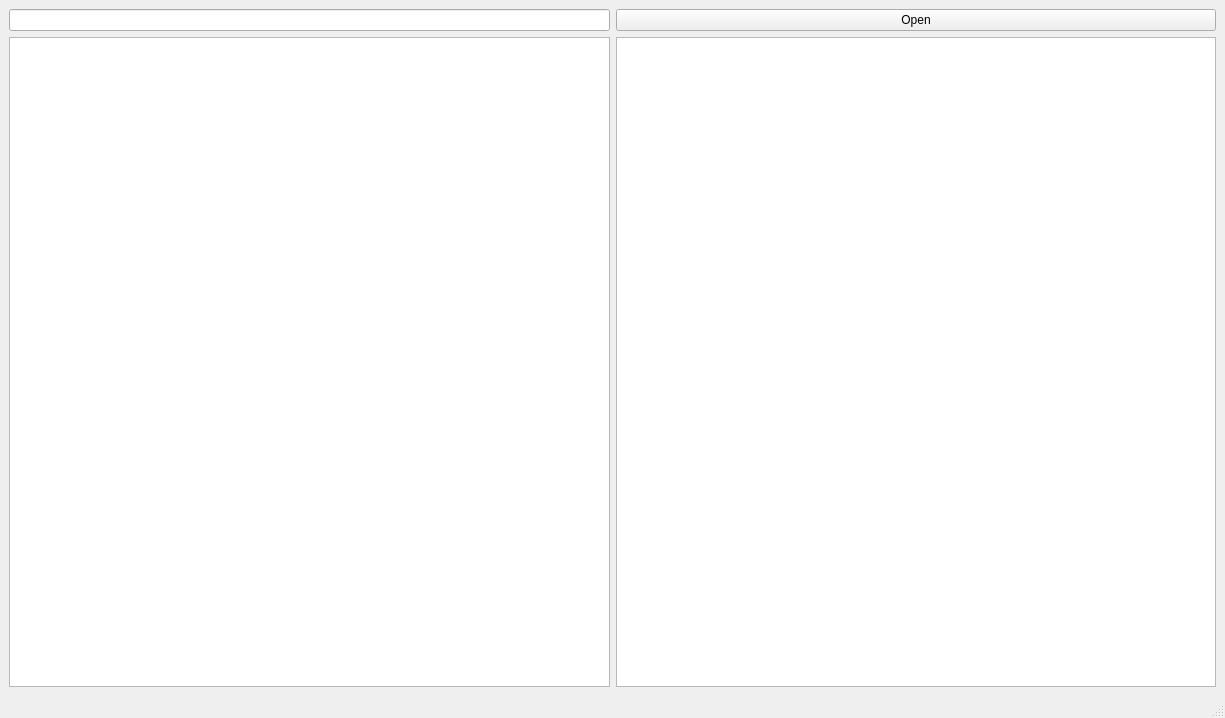
<?xml version="1.0" encoding="UTF-8"?>
<ui version="4.0">
 <class>MainWindow</class>
 <widget class="QMainWindow" name="MainWindow">
  <property name="geometry">
   <rect>
    <x>0</x>
    <y>0</y>
    <width>1225</width>
    <height>718</height>
   </rect>
  </property>
  <property name="windowTitle">
   <string>MainWindow</string>
  </property>
  <widget class="QWidget" name="centralwidget">
   <layout class="QGridLayout" name="gridLayout">
    <item row="0" column="0">
     <widget class="QLineEdit" name="lePath"/>
    </item>
    <item row="1" column="1">
     <widget class="QTextEdit" name="textEdit">
      <property name="lineWrapMode">
       <enum>QTextEdit::NoWrap</enum>
      </property>
     </widget>
    </item>
    <item row="0" column="1">
     <widget class="QPushButton" name="pbOpen">
      <property name="text">
       <string>Open</string>
      </property>
     </widget>
    </item>
    <item row="1" column="0">
     <widget class="QTreeView" name="treeView">
      <property name="alternatingRowColors">
       <bool>true</bool>
      </property>
      <property name="selectionMode">
       <enum>QAbstractItemView::ContiguousSelection</enum>
      </property>
      <property name="textElideMode">
       <enum>Qt::ElideMiddle</enum>
      </property>
      <property name="horizontalScrollMode">
       <enum>QAbstractItemView::ScrollPerItem</enum>
      </property>
      <property name="animated">
       <bool>true</bool>
      </property>
     </widget>
    </item>
   </layout>
  </widget>
  <widget class="QMenuBar" name="menubar">
   <property name="geometry">
    <rect>
     <x>0</x>
     <y>0</y>
     <width>1225</width>
     <height>20</height>
    </rect>
   </property>
  </widget>
  <widget class="QStatusBar" name="statusbar"/>
 </widget>
 <resources/>
 <connections/>
</ui>
